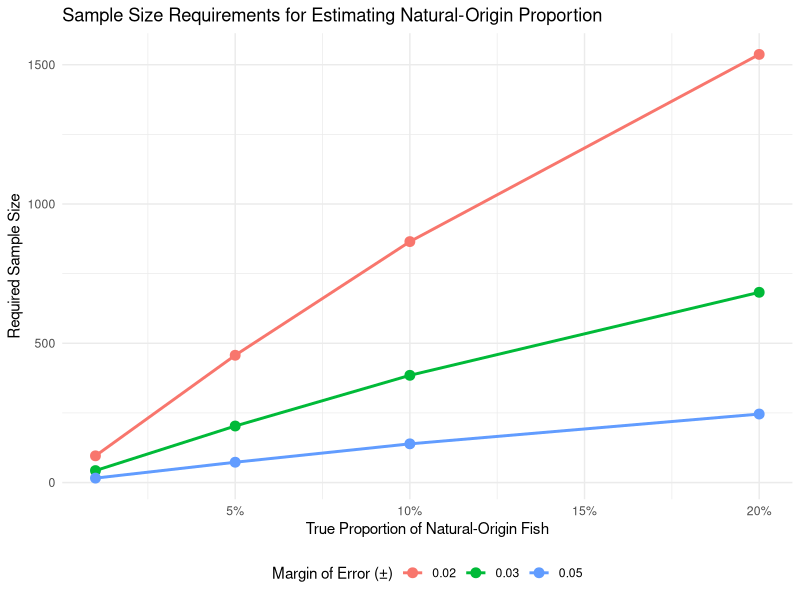
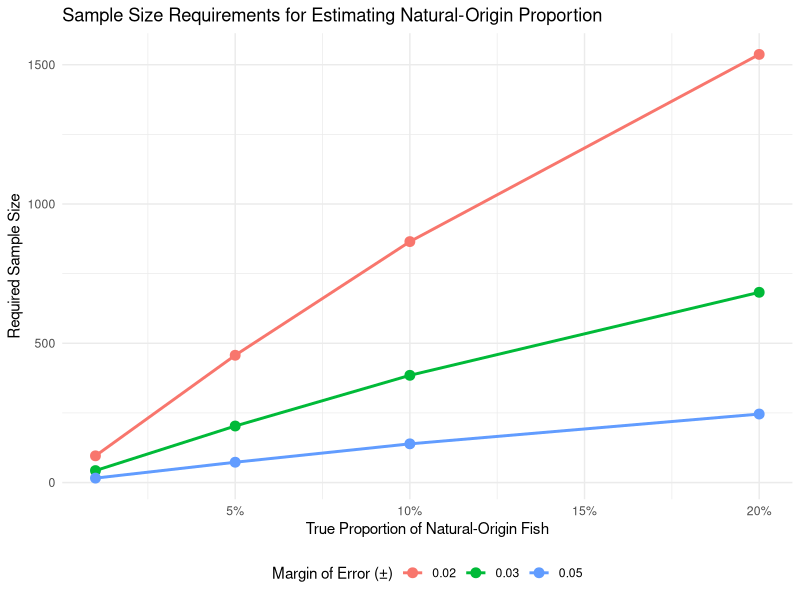

R code for these plots, in order: (Note: this script raises an error after producing the figures.)
#==============================================================================
# Power Analysis for Estimating Proportion of Natural-Origin Fish
#==============================================================================

# Load required packages
library(pwr)
library(tidyverse)

#------------------------------------------------------------------------------
# 1. Binomial Sample Size Formula (Simple Case)
#------------------------------------------------------------------------------

calculate_sample_size_binomial <- function(p, margin_error, confidence = 0.95) {
  # p: expected proportion of natural-origin fish (0-1)
  # margin_error: desired margin of error (e.g., 0.03 for ±3%)
  # confidence: confidence level (e.g., 0.95 for 95%)
  
  z <- qnorm(1 - (1 - confidence) / 2)  # Z-score for confidence level
  n <- (z^2 * p * (1 - p)) / (margin_error^2)
  return(ceiling(n))
}

# Example: For p (proportion) = 0.05 (5%) and ±3% margin of error
sample_size <- calculate_sample_size_binomial(p = 0.5, margin_error = 0.05, confidence = 0.95)
cat("Required sample size (binomial formula):", sample_size, "\n")

#------------------------------------------------------------------------------
# 2. Power Analysis for Detecting a Difference from a Threshold
#------------------------------------------------------------------------------

# If you want to test whether natural-origin proportion is > a certain threshold
# (e.g., >2% when management requires monitoring of low proportions)

# p1: proportion under H0 (null hypothesis, e.g., 0.02)
# p2: proportion under H1 (alternative, e.g., 0.05)
# power: desired power (e.g., 0.8)
# sig.level: significance level (e.g., 0.05)

# Calculate effect size h manually
h <- 2 * asin(sqrt(0.05)) - 2 * asin(sqrt(0.02))
cat("Effect size h =", h, "\n")

#------------------------------------------------------------------------------
# 3. Simulation-Based Approach (More Realistic)
#------------------------------------------------------------------------------

# This accounts for:
# - Finite population size
# - Sampling variability
# - Potential bias in aging/marking

simulate_sample_size <- function(true_prop = 0.05, 
                                 population_size = 1000,
                                 margin_error = 0.03,
                                 conf_level = 0.95,
                                 n_simulations = 1000) {
  
  # Vector of possible sample sizes to test
  sample_sizes <- seq(50, 500, by = 50)
  results <- data.frame()
  
  for (n in sample_sizes) {
    coverages <- numeric(n_simulations)
    
    for (sim in 1:n_simulations) {
      # Simulate population
      pop <- c(rep(1, round(true_prop * population_size)),  # 1 = natural-origin
               rep(0, population_size - round(true_prop * population_size)))  # 0 = hatchery
      
      # Take sample
      sample_indices <- sample(1:population_size, n, replace = FALSE)
      sample_fish <- pop[sample_indices]
      
      # Calculate sample proportion and confidence interval
      p_hat <- mean(sample_fish)
      se <- sqrt(p_hat * (1 - p_hat) / n)
      z <- qnorm(1 - (1 - conf_level) / 2)
      ci_lower <- p_hat - z * se
      ci_upper <- p_hat + z * se
      
      # Check if true proportion is within CI
      coverages[sim] <- (ci_lower <= true_prop) & (true_prop <= ci_upper)
    }
    
    # Calculate coverage probability
    coverage_prob <- mean(coverages)
    results <- rbind(results, data.frame(
      sample_size = n,
      coverage = coverage_prob,
      margin_achieved = z * sqrt((true_prop * (1 - true_prop)) / n)
    ))
  }
  
  return(results)
}

# Run simulation
#set.seed(123)
sim_results <- simulate_sample_size(true_prop = 0.05, 
                                    population_size = 2000,
                                    margin_error = 0.03,
                                    conf_level = 0.95,
                                    n_simulations = 10000)

# Find minimum sample size achieving at least 95% coverage
adequate_samples <- sim_results %>%
  filter(coverage >= 0.95)

min_sample <- ifelse(nrow(adequate_samples) > 0, 
                     min(adequate_samples$sample_size),
                     NA)

cat("\nMinimum sample size from simulation:", min_sample, "\n")

#------------------------------------------------------------------------------
# 4. Create Sample Size Table for Different Scenarios
#------------------------------------------------------------------------------

scenarios <- expand.grid(
  prop = c(0.01, 0.05, 0.10, 0.20),  # Natural-origin proportions
  error = c(0.02, 0.03, 0.05),       # Margin of error (±%)
  conf = c(0.90, 0.95)               # Confidence level
)

scenarios$sample_size <- mapply(calculate_sample_size_binomial,
                                p = scenarios$prop,
                                margin_error = scenarios$error,
                                confidence = scenarios$conf)

# Format table
sample_size_table <- scenarios %>%
  pivot_wider(names_from = conf, 
              values_from = sample_size,
              names_prefix = "Conf_") %>%
  arrange(prop, error)

print("Sample Size Recommendations:")
print(sample_size_table)

#------------------------------------------------------------------------------
# 5. Visualization
#------------------------------------------------------------------------------

# Plot sample size vs. proportion for different margins of error
plot_data <- scenarios %>%
  filter(conf == 0.95)

ggplot(plot_data, aes(x = prop, y = sample_size, color = as.factor(error))) +
  geom_line(size = 1) +
  geom_point(size = 3) +
  labs(title = "Sample Size Requirements for Estimating Natural-Origin Proportion",
       x = "True Proportion of Natural-Origin Fish",
       y = "Required Sample Size",
       color = "Margin of Error (±)") +
  scale_x_continuous(labels = scales::percent) +
  theme_minimal() +
  theme(legend.position = "bottom")

# Save plot
ggsave("sample_size_power_analysis.png", width = 8, height = 6, dpi = 300)

#------------------------------------------------------------------------------
# 6. Adjust for Finite Population (if tributary population is small)
#------------------------------------------------------------------------------

adjust_for_finite_population <- function(n, N) {
  # n: sample size from infinite population formula
  # N: total number of spawners in the tributary
  n_adj <- n / (1 + (n - 1) / N)
  return(ceiling(n_adj))
}

# Example: If formula says n=400 but tributary has only 2000 spawners
n_adj <- adjust_for_finite_population(n = 400, N = 2000)
cat("Adjusted sample size for finite population (N=2000):", n_adj, "\n")

#==============================================================================
# Output Summary
#==============================================================================

cat("\n=== SAMPLE SIZE RECOMMENDATIONS ===\n")
cat("For tributaries with 5% natural-origin fish:\n")
cat("- To estimate within ±3% with 95% confidence:", 
    calculate_sample_size_binomial(0.05, 0.03, 0.95), "fish\n")
cat("- To detect increase from 2% to 5% with 80% power:", 
    ceiling(power_analysis$n), "fish\n")
cat("\nConsiderations:\n")
cat("1. Increase sample size if aging/marking error is high\n")
cat("2. Use stratified sampling if fish distribution is uneven\n")
cat("3. Monitor annually and adjust sampling based on prior years' estimates\n")

# Save results
write.csv(sample_size_table, "sample_size_recommendations.csv", row.names = FALSE)
